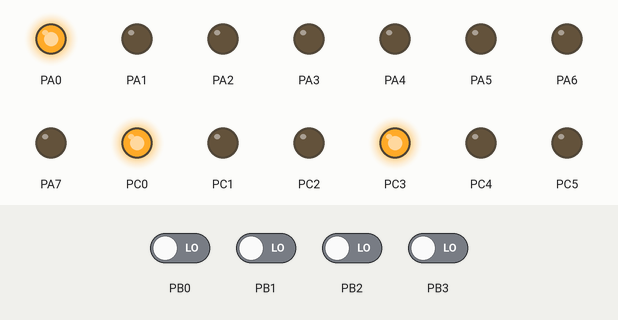
The program below on a simulated ATmega32, built with avr-gcc and emulated at 1 MHz. Shown: output pins drawn as LEDs (lit = HIGH). The test bench sets the inputs (shaded band); at power-on: PB0–3 LOW.

Above: at 1.2 s.
1.3 s: PB0 driven HIGH
At 1.7 s:
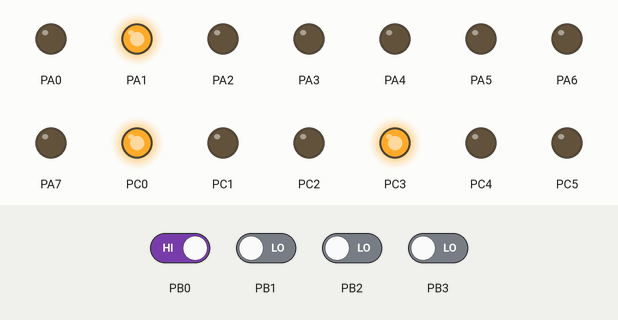
2.8 s: PB1 driven HIGH
At 3.9 s:
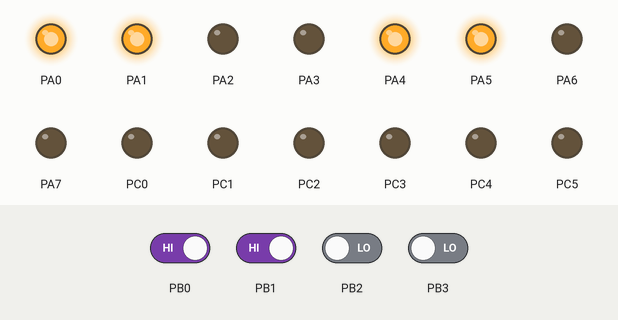
4.3 s: PB2 driven HIGH
At 5.3 s:
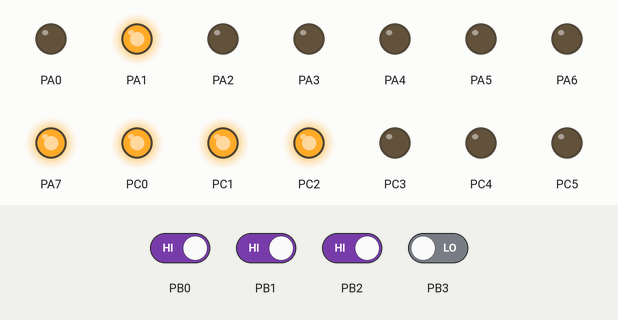
5.8 s: PB3 driven HIGH
At 6.3 s:
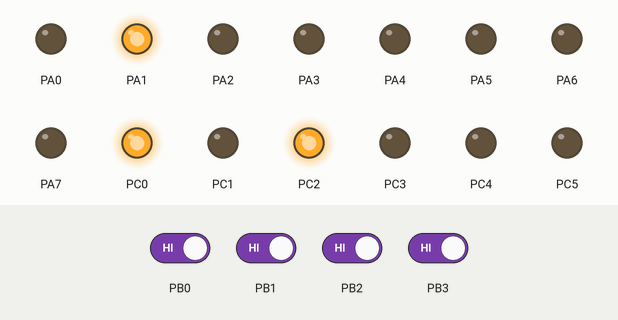
7.3 s: PB0 driven LOW
At 8.5 s:
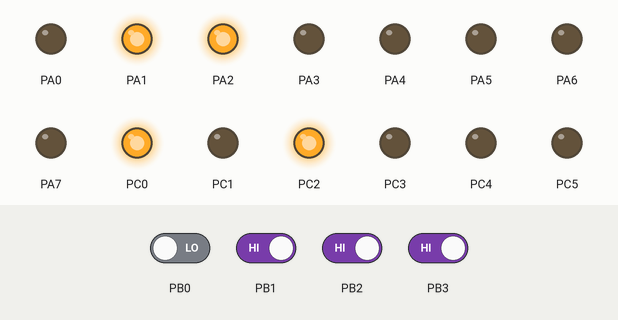
8.8 s: PB1 driven LOW
At 9.9 s:
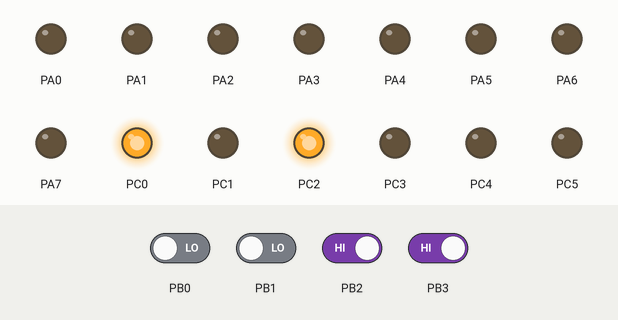
Timing chart, 0 to 11.3 s (numbered marks = the images above; inputs shaded):
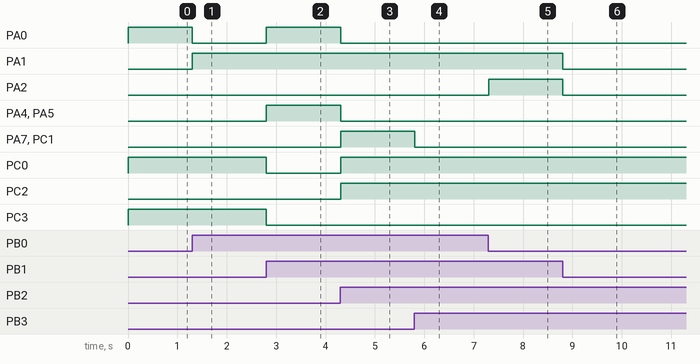

Measured:
- after the input at 1.3 s, PA0: HIGH → LOW at once; PA1: LOW → HIGH at once
- after the input at 2.8 s, PA0, PA4, PA5: LOW → HIGH at once; PC0, PC3: HIGH → LOW at once
- after the input at 4.3 s, PA0, PA4, PA5: HIGH → LOW at once; PA7, PC0–2: LOW → HIGH at once
- after the input at 5.8 s, PA7, PC1: HIGH → LOW at once
- after the input at 7.3 s, PA2: LOW → HIGH at once
- after the input at 8.8 s, PA1, PA2: HIGH → LOW at once

The program:

main.c
```c
#define F_CPU 1000000
#include <util/delay.h>
#include <avr/io.h>

// generated based on our provided serial
// like 1 is sw and .....


// defining our operations for producing ALUOP and selectors for each and every mux . ALUOP is not needed actually . This part is done in our circuit

unsigned char memArr[32];
int controlMem[16] = {0x902,0x904,
	0x001,0x036,
	0x444,0x026,
	0x506,0x784,
	0x50e,0x908,
	0x502,0x906,
	0x500,0x900,
0x50c,0x504};

int main(void)
{
	// To use PC2,3,4,5 pins for general I/O operations, JTAG must be disabled.(Enable JTD twice)
	MCUCSR |= (1<<JTD);
	MCUCSR |= (1<<JTD);


	DDRA=0xFF;
	DDRB=0X00;
	DDRD=0X00;
	DDRC=0XFF;

	//DDRA=0X00; // ShowAddr A0 to A4; A5-> showaddrflag

	// opc BL
	// mRrWrDj AL
	// bNbEm2RmW AH
	// aluOPaluSRC CL


	// PORTA = 0b11111111; // assign it as output
	// PORTB = 0b00000000; // will take input for register1 and shift operation
	// PORTD = 0b00000000; // takes input for register 2
	// PORTC = 0b00001111; // shows output in the LSB part


	while (1)
	{
		unsigned int operation = PINB & 0b00001111;
		// taking input such as ADD OR , based on 4 bits
		// actually 0-15
		unsigned char tmp = (controlMem[operation] & 0b00001110)>>1;//got ALU op
		tmp=tmp|((controlMem[operation] & 0x01)<<3);
		tmp=tmp | (controlMem[operation] & 0b11110000);
		//int ctrlOUT1 = controlMem[operation]%256;
		// now we have the value for each mux and aluop in int form

		PORTA = tmp & 0b11111111;
		// getting complete last 8 bit address in portA

		//ctrlOUT1 = controlMem[operation]/256;
		tmp=(controlMem[operation]>>8) & 0b00001111;

		//PORTC = (ctrlOUT1 & 0b00001111)|( (operation<<4) & 0b11110000);
		//this will have the remaining 4 bits
		PORTC=tmp;
		// combining PORTA and PORTC = mux selectors + ALUOP

		_delay_ms(10);
	}
}
//Control
```
